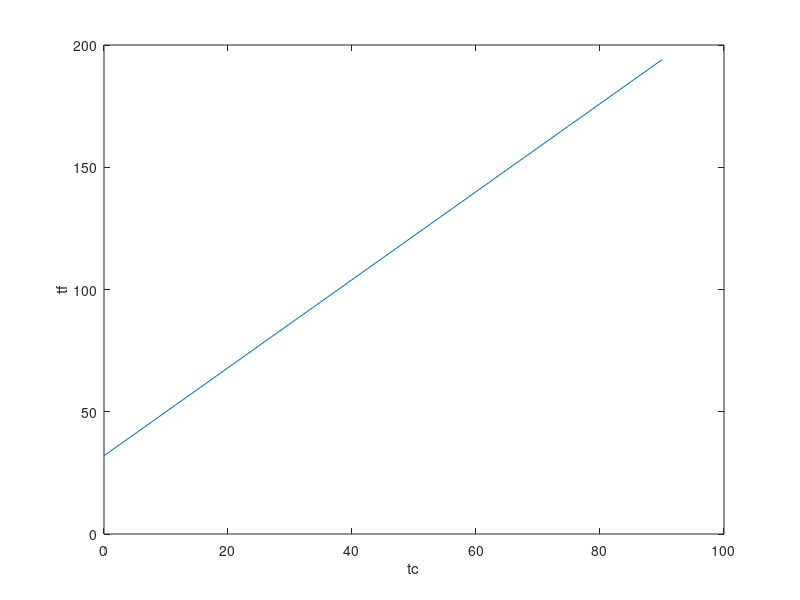

MATLAB code for this plot:
tc = [0:15:100];
tf = 1.8*tc + 32;
tr = tf + 459.69;

%combine answer into one matrix
t = [tc; tf; tr];

% plot tc vs tf
plot(tc,tf);
xlabel('tc');
ylabel('tf')
